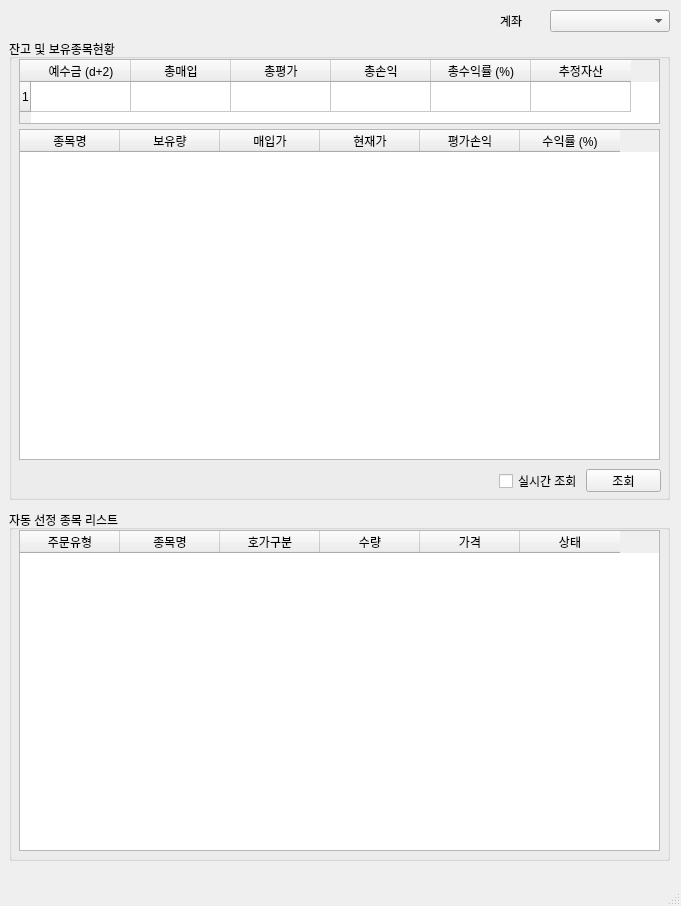
<?xml version="1.0" encoding="UTF-8"?>
<ui version="4.0">
 <class>MainWindow</class>
 <widget class="QMainWindow" name="MainWindow">
  <property name="geometry">
   <rect>
    <x>0</x>
    <y>0</y>
    <width>681</width>
    <height>906</height>
   </rect>
  </property>
  <property name="windowTitle">
   <string>PyTrader v0.4</string>
  </property>
  <property name="windowIcon">
   <iconset>
    <normaloff>icon.png</normaloff>icon.png</iconset>
  </property>
  <widget class="QWidget" name="centralwidget">
   <widget class="QGroupBox" name="groupBox_2">
    <property name="geometry">
     <rect>
      <x>9</x>
      <y>39</y>
      <width>661</width>
      <height>461</height>
     </rect>
    </property>
    <property name="title">
     <string>잔고 및 보유종목현황</string>
    </property>
    <widget class="QTableWidget" name="tableWidget">
     <property name="geometry">
      <rect>
       <x>10</x>
       <y>20</y>
       <width>641</width>
       <height>65</height>
      </rect>
     </property>
     <property name="rowCount">
      <number>1</number>
     </property>
     <row/>
     <column>
      <property name="text">
       <string>예수금 (d+2)</string>
      </property>
     </column>
     <column>
      <property name="text">
       <string>총매입</string>
      </property>
     </column>
     <column>
      <property name="text">
       <string>총평가</string>
      </property>
     </column>
     <column>
      <property name="text">
       <string>총손익</string>
      </property>
     </column>
     <column>
      <property name="text">
       <string>총수익률 (%)</string>
      </property>
     </column>
     <column>
      <property name="text">
       <string>추정자산</string>
      </property>
     </column>
    </widget>
    <widget class="QPushButton" name="pushButton_2">
     <property name="geometry">
      <rect>
       <x>577</x>
       <y>430</y>
       <width>75</width>
       <height>23</height>
      </rect>
     </property>
     <property name="text">
      <string>조회</string>
     </property>
    </widget>
    <widget class="QGroupBox" name="groupBox_4">
     <property name="geometry">
      <rect>
       <x>670</x>
       <y>-140</y>
       <width>611</width>
       <height>131</height>
      </rect>
     </property>
     <property name="title">
      <string>잔고확인</string>
     </property>
     <widget class="QTableWidget" name="tableWidget_3">
      <property name="geometry">
       <rect>
        <x>10</x>
        <y>20</y>
        <width>591</width>
        <height>61</height>
       </rect>
      </property>
      <column>
       <property name="text">
        <string>예수금</string>
       </property>
      </column>
      <column>
       <property name="text">
        <string>총매입</string>
       </property>
      </column>
      <column>
       <property name="text">
        <string>총평가</string>
       </property>
      </column>
      <column>
       <property name="text">
        <string>총손익</string>
       </property>
      </column>
      <column>
       <property name="text">
        <string>총수익률</string>
       </property>
      </column>
      <column>
       <property name="text">
        <string>추정자산</string>
       </property>
      </column>
     </widget>
     <widget class="QPushButton" name="pushButton_3">
      <property name="geometry">
       <rect>
        <x>490</x>
        <y>90</y>
        <width>75</width>
        <height>23</height>
       </rect>
      </property>
      <property name="text">
       <string>현금주문</string>
      </property>
     </widget>
    </widget>
    <widget class="QCheckBox" name="checkBox">
     <property name="geometry">
      <rect>
       <x>490</x>
       <y>434</y>
       <width>81</width>
       <height>16</height>
      </rect>
     </property>
     <property name="text">
      <string>실시간 조회</string>
     </property>
    </widget>
    <widget class="QTableWidget" name="tableWidget_2">
     <property name="geometry">
      <rect>
       <x>10</x>
       <y>90</y>
       <width>641</width>
       <height>331</height>
      </rect>
     </property>
     <column>
      <property name="text">
       <string>종목명</string>
      </property>
     </column>
     <column>
      <property name="text">
       <string>보유량</string>
      </property>
     </column>
     <column>
      <property name="text">
       <string>매입가</string>
      </property>
     </column>
     <column>
      <property name="text">
       <string>현재가</string>
      </property>
     </column>
     <column>
      <property name="text">
       <string>평가손익</string>
      </property>
     </column>
     <column>
      <property name="text">
       <string>수익률 (%)</string>
      </property>
     </column>
    </widget>
   </widget>
   <widget class="QGroupBox" name="groupBox_3">
    <property name="geometry">
     <rect>
      <x>9</x>
      <y>510</y>
      <width>661</width>
      <height>351</height>
     </rect>
    </property>
    <property name="title">
     <string>자동 선정 종목 리스트</string>
    </property>
    <widget class="QTableWidget" name="tableWidget_4">
     <property name="geometry">
      <rect>
       <x>10</x>
       <y>20</y>
       <width>641</width>
       <height>321</height>
      </rect>
     </property>
     <column>
      <property name="text">
       <string>주문유형</string>
      </property>
     </column>
     <column>
      <property name="text">
       <string>종목명</string>
      </property>
     </column>
     <column>
      <property name="text">
       <string>호가구분</string>
      </property>
     </column>
     <column>
      <property name="text">
       <string>수량</string>
      </property>
     </column>
     <column>
      <property name="text">
       <string>가격</string>
      </property>
     </column>
     <column>
      <property name="text">
       <string>상태</string>
      </property>
     </column>
    </widget>
   </widget>
   <widget class="QComboBox" name="comboBox">
    <property name="geometry">
     <rect>
      <x>550</x>
      <y>10</y>
      <width>120</width>
      <height>22</height>
     </rect>
    </property>
   </widget>
   <widget class="QLabel" name="label">
    <property name="geometry">
     <rect>
      <x>500</x>
      <y>15</y>
      <width>50</width>
      <height>12</height>
     </rect>
    </property>
    <property name="text">
     <string>계좌</string>
    </property>
   </widget>
  </widget>
  <widget class="QMenuBar" name="menubar">
   <property name="geometry">
    <rect>
     <x>0</x>
     <y>0</y>
     <width>681</width>
     <height>21</height>
    </rect>
   </property>
  </widget>
  <widget class="QStatusBar" name="statusbar"/>
 </widget>
 <resources/>
 <connections/>
</ui>
